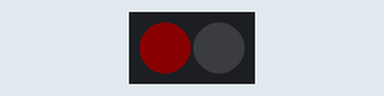
A program run on a simulated Raspberry Pi Pico running MicroPython. Shown: 2 RGB LEDs in strip order, left to right. Dim RGB values are drawn brighter than linear.

Above: at 0.2 s.
At 1.7 s:
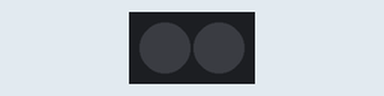
Timing chart, 0 to 3.0 s (numbered marks = the images above):
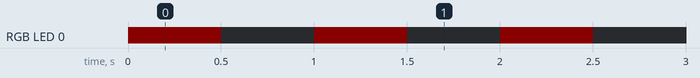

The program:

03-neopixel-blink-test.py
```python
from machine import Pin
from utime import sleep
from neopixel import NeoPixel
import config

NEOPIXEL_PIN = config.NEOPIXEL_PIN
NUMBER_PIXELS = config.NUMBER_NEOPIXELS

strip = NeoPixel(Pin(NEOPIXEL_PIN), NUMBER_PIXELS)

while True:
    # turn first [0] pixel red on for 1/2 second
    # use a red brightness of 10 out of 255 (r, g, b)
    strip[0] = (10,0,0)
    # send data to the strip
    strip.write()
    # pause for 1/2 second
    sleep(.5)

    # turn off for 1/2 second
    strip[0] = (0,0,0)
    strip.write()
    sleep(.5)
```

config.py
```python
# Hardware configuration for the Cytron Maker Pi RP2040
# Base Bot: motors, NeoPixels, speaker, and a VL53L0X time-of-flight sensor.
# Every lab in this folder imports this file instead of repeating pin
# numbers, so the whole kit only needs to be described in one place.

# ---------------------------------------------------------------------------
# Motor driver (H-bridge on GP8-GP11)
# ---------------------------------------------------------------------------
RIGHT_FORWARD_PIN = 9
RIGHT_REVERSE_PIN = 8
LEFT_FORWARD_PIN = 10
LEFT_REVERSE_PIN = 11
MOTOR_PWM_FREQUENCY = 50
MAX_POWER_LEVEL = 65025

# ---------------------------------------------------------------------------
# NeoPixel LEDs
# ---------------------------------------------------------------------------
NEOPIXEL_PIN = 18
NUMBER_NEOPIXELS = 2

# ---------------------------------------------------------------------------
# Piezo speaker
# ---------------------------------------------------------------------------
SPEAKER_PIN = 22

# ---------------------------------------------------------------------------
# Servo (optional) - Maker Pi RP2040 servo header 1. The base-bot labs don't
# use a servo; this is the pin the textbook's servo examples expect.
# The board's four servo headers are GP12-GP15.
# ---------------------------------------------------------------------------
SERVO_PIN = 12

# ---------------------------------------------------------------------------
# I2C bus 0 - VL53L0X time-of-flight distance sensor
# ---------------------------------------------------------------------------
I2C_BUS = 0
I2C_SDA_PIN = 16
I2C_SCL_PIN = 17
TIME_OF_FLIGHT_I2C_ADDRESS = 41
```

Measured:
- by itself, RGB LED 0: alternates RGB(10, 0, 0) for 0.50 s and off for 0.50 s
